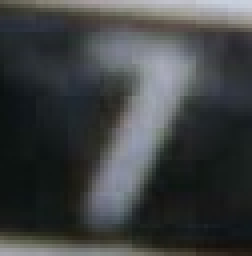
#> input picture data/digit_v1_latest/7/26.jpg, 63 x 64 px, found by its file name (shown 4 times larger)
$ python test_remove_bg.py
#> lines starting #> are read from the running program, lines starting #| are printed output that depends on the picture; after the words box and inside, x2 and y2 are one past the last pixel; in counts of white or black regions, pixels touching at a corner belong together; pictures that were not available may be replaced by others from this repository, and a replacement may not be noted
# -*- coding: utf-8 -*-
"""
Created on Mon Jul 19 14:24:30 2021

@author: Administrator
"""

import cv2
import numpy as np

def method_1(img_src):
    # 灰度处理
    img_gray = cv2.cvtColor(img_src, cv2.COLOR_BGR2GRAY)
    ret, img_bin = cv2.threshold(img_gray, 127, 255, cv2.THRESH_BINARY)
    #127 是最小值。低于此值的会被认为是背景而剔除
    return img_bin

def method_2(img_src):
    blocksize = 3
    C = -5
    # 灰度处理
    img_gray = cv2.cvtColor(img_src, cv2.COLOR_BGR2GRAY)
    img_bin = cv2.adaptiveThreshold(img_gray, 127, cv2.ADAPTIVE_THRESH_GAUSSIAN_C, cv2.THRESH_BINARY, blocksize, C)
    return img_bin

#读取图片
img_src = cv2.imread("C:/Users/Administrator/Downloads/exp17/crops/ArteMeter/26.jpg")
#> img_src is the input picture: shape (64, 63, 3); mean B, G, R 66.6, 65.9, 62.9
img_src = cv2.imread("C:/Users/Administrator/Downloads/exp17/crops/ArteMeter/43.jpg")
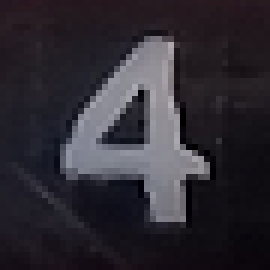
#> input picture data/digit_v1/4/43.png, 45 x 45 px, given in place of 43.jpg, which was not available (shown 6 times larger)
#> img_src is the input picture: shape (45, 45, 3); mean B, G, R 50.6, 43.1, 46.7

img_bin = method_1(img_src)
#> in method_1, `ret, img_bin = cv2.threshold(img_gray, 127, 255, cv2.THRESH_BINARY)`:
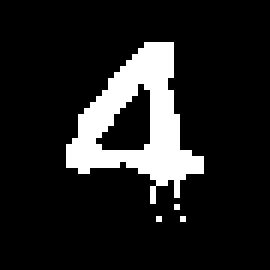
#> img_bin: shape (45, 45) (shown 6 times larger); 12.9% white; 4 white regions (3 under 20 px)
# 3.连通域分析
contours, hierarchy = cv2.findContours(img_bin, cv2.RETR_EXTERNAL, cv2.CHAIN_APPROX_SIMPLE)
#> contours = 4 contours, 3 with area under 20; largest, box (x1, y1, x2, y2) and area: (11, 7, 34, 34) 276
# 不同版本返回的个数不同。有2个的，也有3个的。
# 制作掩膜
img_mask = np.zeros(img_src.shape, np.uint8)
cv2.drawContours(img_mask, contours, -1, (255, 255, 255), -1)
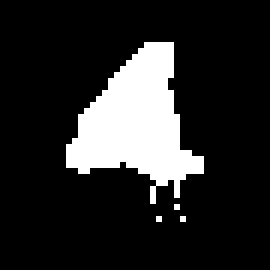
#> img_mask: shape (45, 45, 3) (shown 6 times larger); 15.8% white; 4 white regions (3 under 20 px), largest, box (x1, y1, x2, y2) and area: (11, 7, 34, 34) 317
#位与运算
img_result = cv2.bitwise_and(img_src, img_mask)
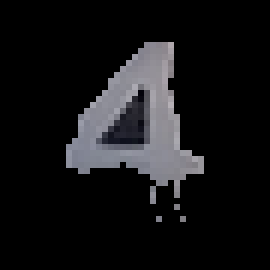
#> img_result: shape (45, 45, 3) (shown 6 times larger); mean B, G, R 21.3, 19.8, 19.9

#显示结果
cv2.imshow('1:src', img_src)
cv2.imshow("2:mask", img_mask)
cv2.imshow("3:result", img_result)

cv2.waitKey()
cv2.destroyAllWindows()
